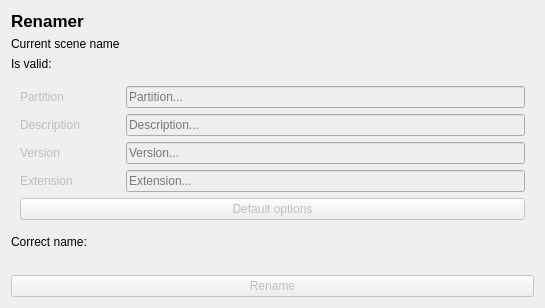
<?xml version="1.0" encoding="UTF-8"?>
<ui version="4.0">
 <class>Form</class>
 <widget class="QWidget" name="Form">
  <property name="geometry">
   <rect>
    <x>0</x>
    <y>0</y>
    <width>545</width>
    <height>290</height>
   </rect>
  </property>
  <property name="windowTitle">
   <string>Renamer</string>
  </property>
  <layout class="QVBoxLayout" name="verticalLayout">
   <item>
    <widget class="QLabel" name="label">
     <property name="font">
      <font>
       <pointsize>13</pointsize>
       <weight>75</weight>
       <bold>true</bold>
      </font>
     </property>
     <property name="text">
      <string>Renamer</string>
     </property>
    </widget>
   </item>
   <item>
    <layout class="QHBoxLayout" name="horizontalLayout">
     <item>
      <widget class="QLabel" name="label_2">
       <property name="sizePolicy">
        <sizepolicy hsizetype="Fixed" vsizetype="Preferred">
         <horstretch>0</horstretch>
         <verstretch>0</verstretch>
        </sizepolicy>
       </property>
       <property name="text">
        <string>Current scene name</string>
       </property>
      </widget>
     </item>
     <item>
      <widget class="QLabel" name="currentSceneLB">
       <property name="text">
        <string/>
       </property>
      </widget>
     </item>
    </layout>
   </item>
   <item>
    <layout class="QHBoxLayout" name="horizontalLayout_2">
     <item>
      <widget class="QLabel" name="label_4">
       <property name="sizePolicy">
        <sizepolicy hsizetype="Fixed" vsizetype="Preferred">
         <horstretch>0</horstretch>
         <verstretch>0</verstretch>
        </sizepolicy>
       </property>
       <property name="text">
        <string>Is valid:</string>
       </property>
      </widget>
     </item>
     <item>
      <widget class="QLabel" name="isValidLB">
       <property name="font">
        <font>
         <weight>75</weight>
         <bold>true</bold>
        </font>
       </property>
       <property name="text">
        <string/>
       </property>
      </widget>
     </item>
    </layout>
   </item>
   <item>
    <widget class="QWidget" name="userArea" native="true">
     <property name="enabled">
      <bool>false</bool>
     </property>
     <layout class="QVBoxLayout" name="verticalLayout_2">
      <item>
       <layout class="QHBoxLayout" name="horizontalLayout_4">
        <item>
         <widget class="QLabel" name="label_3">
          <property name="sizePolicy">
           <sizepolicy hsizetype="Expanding" vsizetype="Preferred">
            <horstretch>0</horstretch>
            <verstretch>0</verstretch>
           </sizepolicy>
          </property>
          <property name="maximumSize">
           <size>
            <width>100</width>
            <height>16777215</height>
           </size>
          </property>
          <property name="text">
           <string>Partition</string>
          </property>
         </widget>
        </item>
        <item>
         <widget class="QLineEdit" name="partitionLE">
          <property name="placeholderText">
           <string>Partition...</string>
          </property>
         </widget>
        </item>
       </layout>
      </item>
      <item>
       <layout class="QHBoxLayout" name="horizontalLayout_5">
        <item>
         <widget class="QLabel" name="label_5">
          <property name="sizePolicy">
           <sizepolicy hsizetype="Expanding" vsizetype="Preferred">
            <horstretch>0</horstretch>
            <verstretch>0</verstretch>
           </sizepolicy>
          </property>
          <property name="maximumSize">
           <size>
            <width>100</width>
            <height>16777215</height>
           </size>
          </property>
          <property name="text">
           <string>Description</string>
          </property>
         </widget>
        </item>
        <item>
         <widget class="QLineEdit" name="descriptionLE">
          <property name="placeholderText">
           <string>Description...</string>
          </property>
         </widget>
        </item>
       </layout>
      </item>
      <item>
       <layout class="QHBoxLayout" name="horizontalLayout_6">
        <item>
         <widget class="QLabel" name="label_7">
          <property name="sizePolicy">
           <sizepolicy hsizetype="Expanding" vsizetype="Preferred">
            <horstretch>0</horstretch>
            <verstretch>0</verstretch>
           </sizepolicy>
          </property>
          <property name="maximumSize">
           <size>
            <width>100</width>
            <height>16777215</height>
           </size>
          </property>
          <property name="text">
           <string>Version</string>
          </property>
         </widget>
        </item>
        <item>
         <widget class="QLineEdit" name="versionLE">
          <property name="placeholderText">
           <string>Version...</string>
          </property>
         </widget>
        </item>
       </layout>
      </item>
      <item>
       <layout class="QHBoxLayout" name="horizontalLayout_7">
        <item>
         <widget class="QLabel" name="label_8">
          <property name="sizePolicy">
           <sizepolicy hsizetype="Expanding" vsizetype="Preferred">
            <horstretch>0</horstretch>
            <verstretch>0</verstretch>
           </sizepolicy>
          </property>
          <property name="maximumSize">
           <size>
            <width>100</width>
            <height>16777215</height>
           </size>
          </property>
          <property name="text">
           <string>Extension</string>
          </property>
         </widget>
        </item>
        <item>
         <widget class="QLineEdit" name="extensionLE">
          <property name="placeholderText">
           <string>Extension...</string>
          </property>
         </widget>
        </item>
       </layout>
      </item>
      <item>
       <widget class="QPushButton" name="defaultOptionsBT">
        <property name="text">
         <string>Default options</string>
        </property>
       </widget>
      </item>
     </layout>
    </widget>
   </item>
   <item>
    <widget class="QLabel" name="label_6">
     <property name="sizePolicy">
      <sizepolicy hsizetype="Fixed" vsizetype="Preferred">
       <horstretch>0</horstretch>
       <verstretch>0</verstretch>
      </sizepolicy>
     </property>
     <property name="text">
      <string>Correct name:</string>
     </property>
    </widget>
   </item>
   <item>
    <layout class="QVBoxLayout" name="verticalLayout_3">
     <item>
      <widget class="QLabel" name="fixedSceneNameLB">
       <property name="font">
        <font>
         <weight>75</weight>
         <bold>true</bold>
        </font>
       </property>
       <property name="text">
        <string/>
       </property>
      </widget>
     </item>
    </layout>
   </item>
   <item>
    <widget class="QPushButton" name="renameBT">
     <property name="enabled">
      <bool>false</bool>
     </property>
     <property name="text">
      <string>Rename</string>
     </property>
    </widget>
   </item>
  </layout>
 </widget>
 <resources/>
 <connections/>
</ui>
